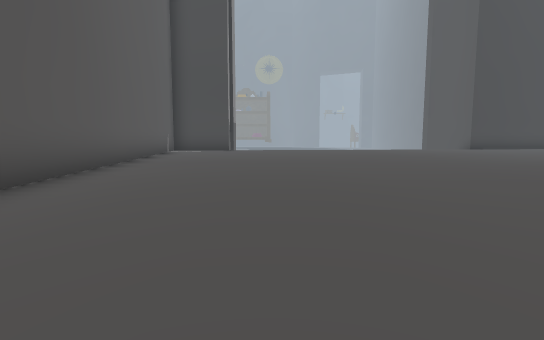
View 1 (above)

22 first-person views from a walk through a Unity game level. The camera is 1.2 m above the floor, tilts 6° down and sees 80° across. The floor is counted in squares, 2 m on a side. Each view is taken from the middle of a square. On the plan, view 1 faces up. The plan holds only what a view shows up to about 10 squares ahead; the rest is blank. The place goes on beyond the plan. The player character is not drawn.

View 2
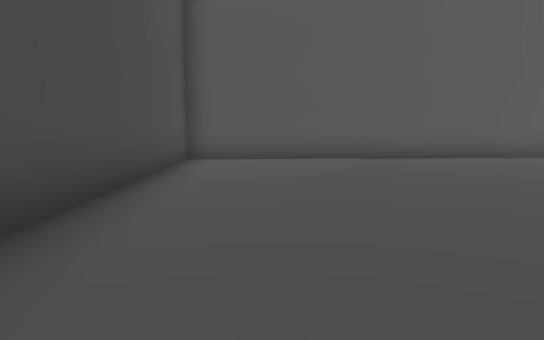

View 3
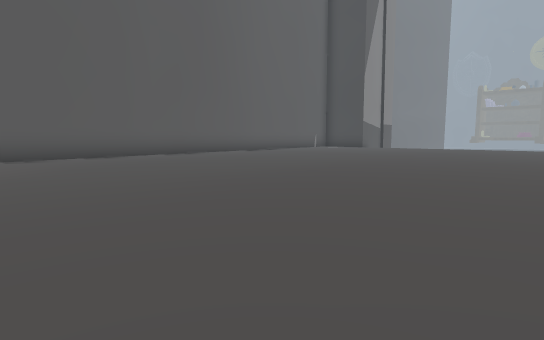

View 4
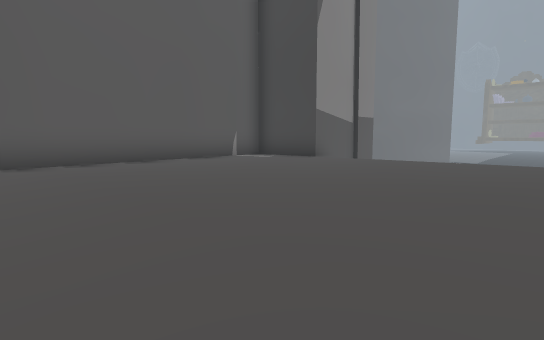

View 5
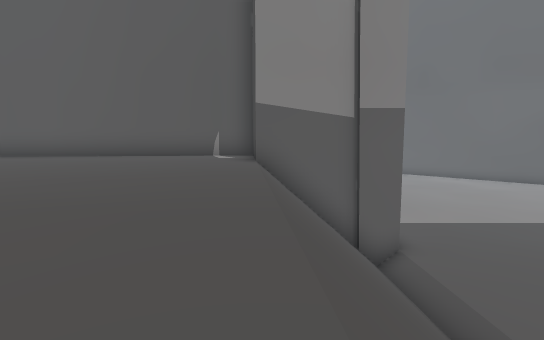

View 6
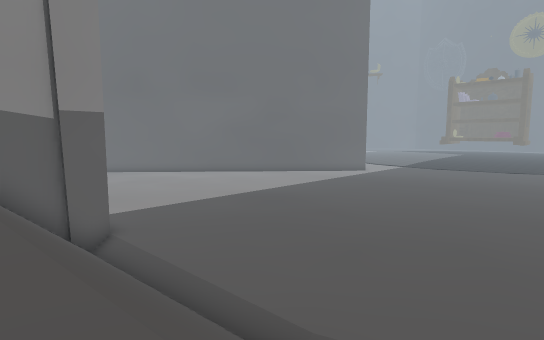

View 7
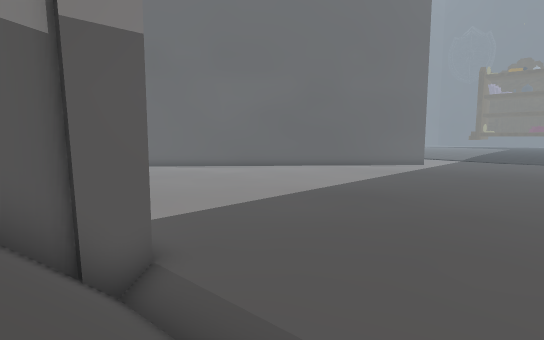

View 8
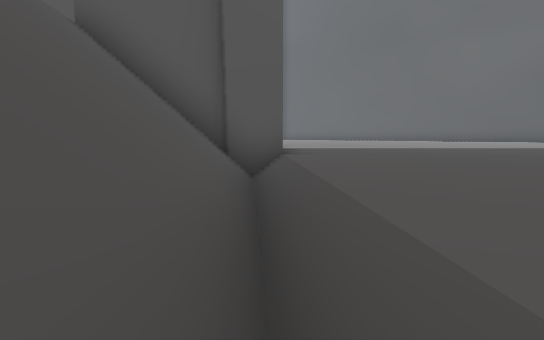

View 9
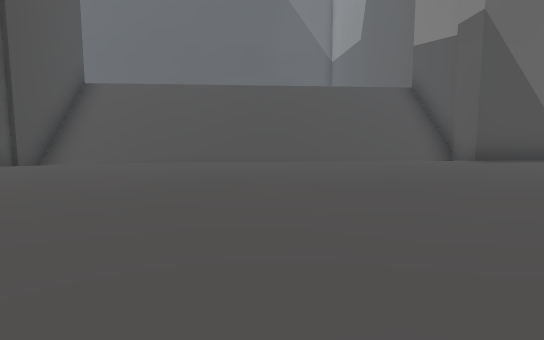

View 10
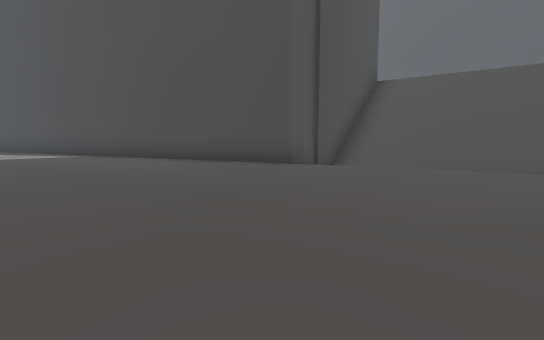

View 11
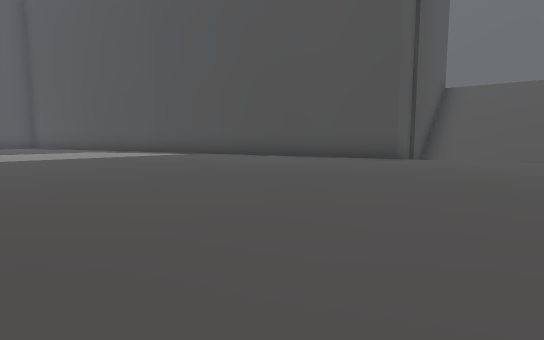

View 12
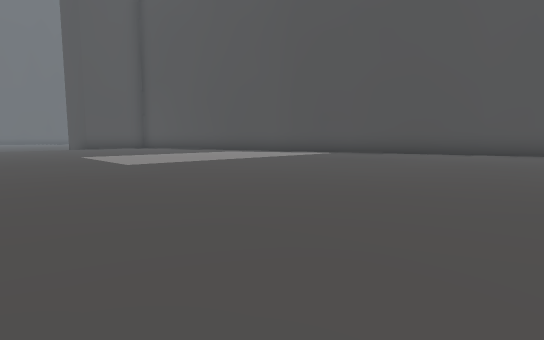

View 13
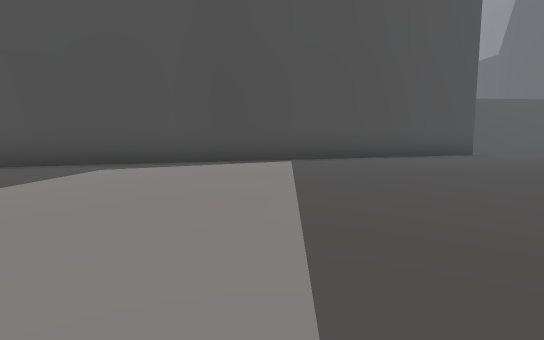

View 14
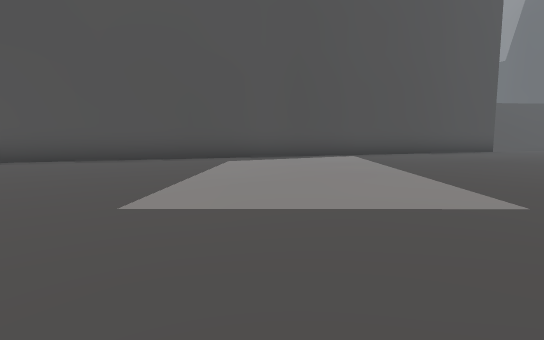

View 15
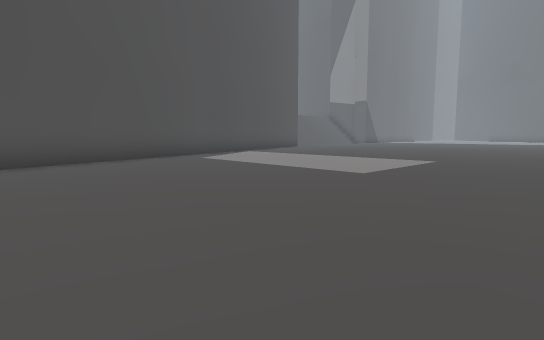

View 16
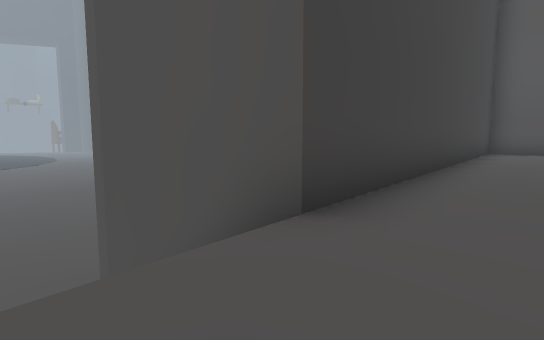

View 17
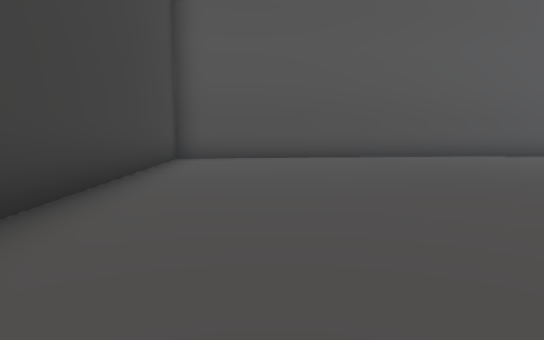

View 18
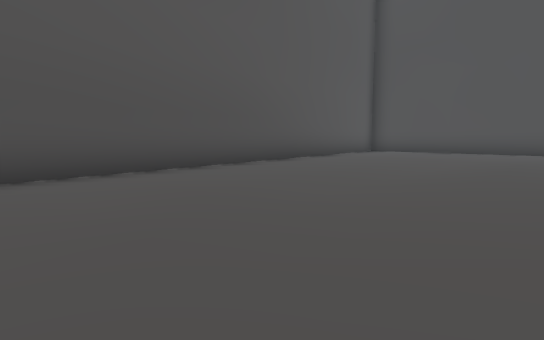

View 19
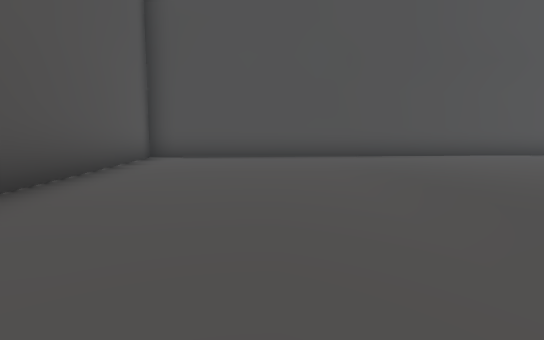

View 20
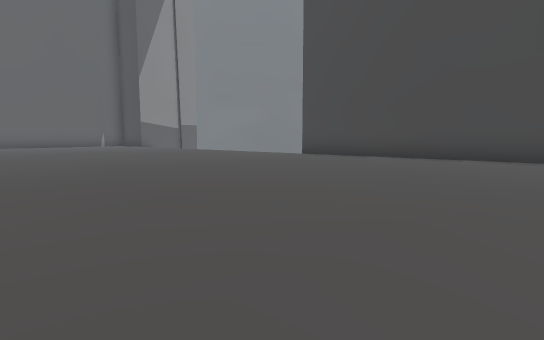

View 21
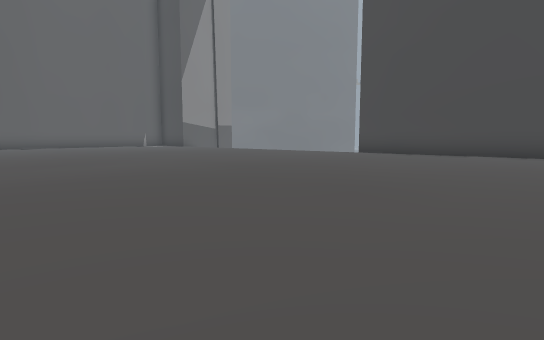

View 22
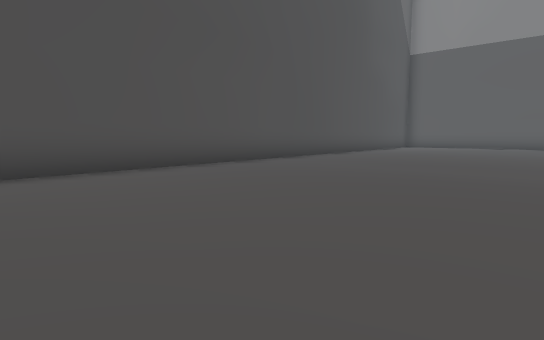

### Floor plan
Key: @ floor where view 1 was taken; # wall or solid block; . main floor; - floor 4.5 m lower than the main floor; / step, stairs or slope.
Columns run from 6 left of view 1 to 23 right of it. Each row starts with its distance up from view 1.
 31               ------   -------
 30               ----------------
 29               ----------------
 28               ----------------
 27        --  -------------------
 26       ---  -------------------
 25      ----- ------------------
 24 --- --------------------------
 23 ---------------------------###
 22 ------------------------####
 21 ---------------------####
 20 ------------------####
 19 ---------------####
 18 ------------// #
 17   ###//////////#
 16     #//////////#     ######
 15     #//////////#######....#
 14   ###//////...............#
 13   #......... .............#
 12   #........   ............#
 11   #........  .............##
 10   #........................#
  9   #........................#
  8   #........................#
  7   #........................#
  6   #........................#
  5   #........................#
  4   ##.........   ...........#
  3    #..........  ...........#
  2    #.......................#
  1    #.......................##
  0    #..@.....................#
 -1    #........................#
 -2    #.......................##
 -3    #........ ...############
 -4    #.######  ####
 -5    ###

Where each view was taken, in squares from view 1:
view 1: 0 up, 0 right, facing up
view 2: 2 down, 6 right, facing left
view 3: 2 down, 7 right, facing up-left
view 4: 6 up, 4 right, facing up-left
view 5: 14 up, 6 right, facing left
view 6: 14 up, 8 right, facing up-left
view 7: 15 up, 3 right, facing up-left
view 8: 17 up, 4 right, facing left
view 9: 25 up, 3 right, facing down
view 10: 24 up, 4 right, facing down-right
view 11: 27 up, 5 right, facing down-right
view 12: 31 up, 8 right, facing down-right
view 13: 29 up, 15 right, facing down
view 14: 31 up, 17 right, facing down
view 15: 31 up, 23 right, facing down-left
view 16: 13 up, 7 right, facing up-right
view 17: 13 up, 11 right, facing right
view 18: 10 up, 15 right, facing down-right
view 19: 7 up, 18 right, facing down
view 20: 6 up, 16 right, facing up-left
view 21: 4 up, 15 right, facing up-left
view 22: 3 up, 15 right, facing down-left
